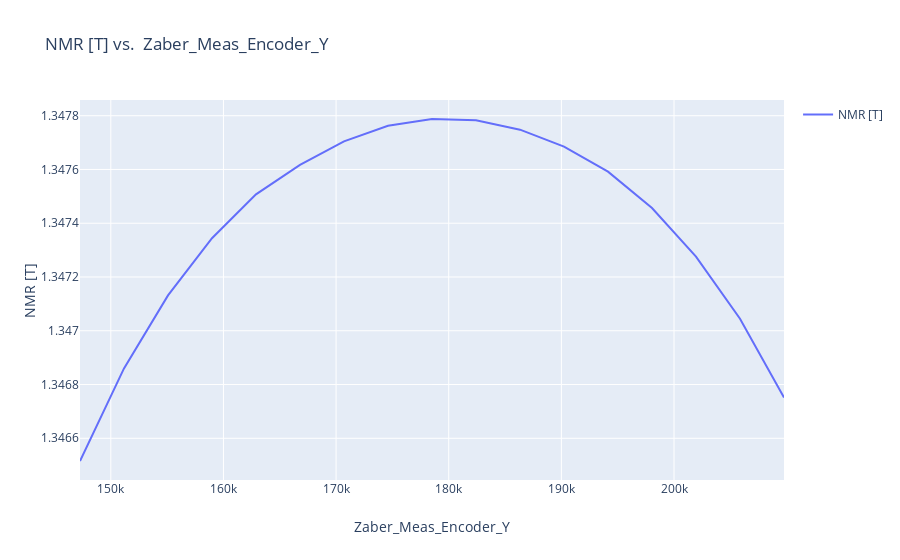

The code cell stored with this chart in its notebook:
### Code cell
fig = scatter2d(slicex[z][" Zaber_Meas_Encoder_Y"], slicex[z]["NMR [T]"], inline=True)

### Figure 1 — Plotly figure (JSON) as saved in the notebook; plotly's stock layout.template omitted (floating-point values rounded to 4 significant figures)
{"data": [{"line": {"width": 2}, "marker": {"size": 2}, "mode": "lines", "name": "NMR [T]", "type": "scatter", "x": [147300.0, 151200.0, 155100.0, 159000.0, 162900.0, 166800.0, 170700.0, 174600.0, 178500.0, 182400.0, 186300.0, 190200.0, 194100.0, 198000.0, 202000.0, 205900.0, 209800.0], "y": [1.347, 1.347, 1.347, 1.347, 1.348, 1.348, 1.348, 1.348, 1.348, 1.348, 1.348, 1.348, 1.348, 1.347, 1.347, 1.347, 1.347]}], "layout": {"showlegend": true, "title": {"text": "NMR [T] vs.  Zaber_Meas_Encoder_Y"}, "xaxis": {"title": {"text": " Zaber_Meas_Encoder_Y"}}, "yaxis": {"title": {"text": "NMR [T]"}}}}
